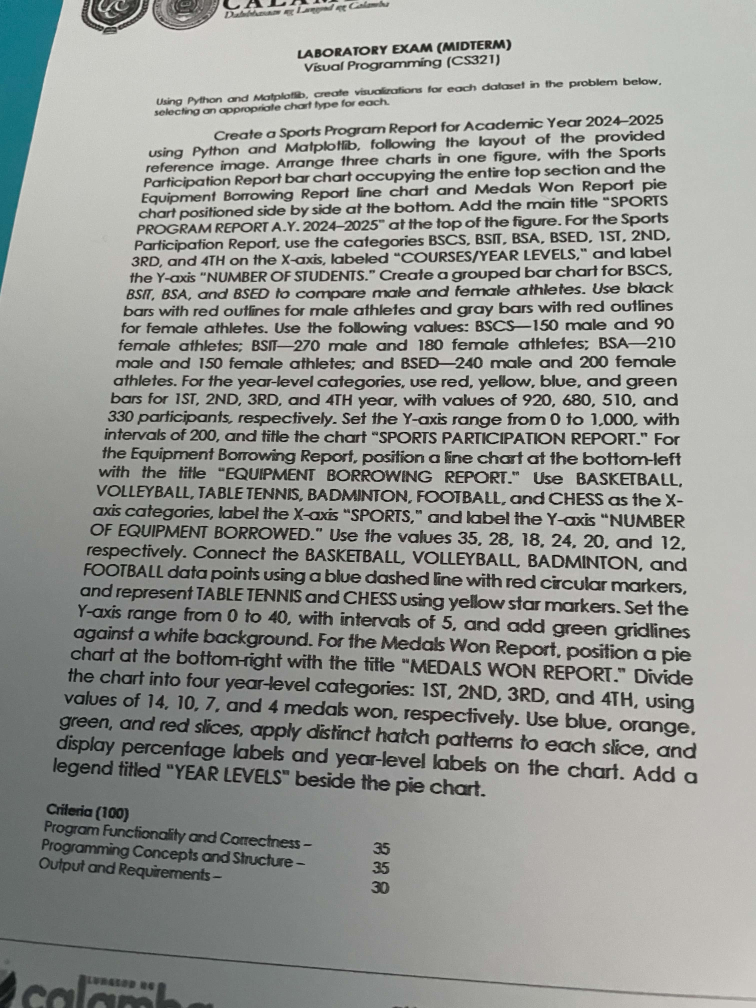
#> input picture uploads/129b2cb9c43b4314952aac7414d5b4e0.jpg, 3024 x 4032 px (shown at 1/4 size)
$ python -i preprocess.py   (imports and definitions only)
#> lines starting #> are read from the running program, lines starting #| are printed output that depends on the picture; after the words box and inside, x2 and y2 are one past the last pixel; in counts of white or black regions, pixels touching at a corner belong together
#> further down, picture is the input picture: shape (4032, 3024, 3); mean B, G, R 149.7, 153.6, 151.9
"""Image pre-processing for handwritten essay photos: brightness/contrast
normalisation, denoising, adaptive binarisation, deskew, and text-line segmentation."""
import cv2
import numpy as np


def load_image(data: bytes) -> np.ndarray:
    arr = np.frombuffer(data, np.uint8)
    img = cv2.imdecode(arr, cv2.IMREAD_COLOR)
    if img is None:
        raise ValueError("Could not decode image")
    return img


def enhance(img: np.ndarray) -> np.ndarray:
    """Return a clean binary (white background, black ink) image."""
    gray = cv2.cvtColor(img, cv2.COLOR_BGR2GRAY)
    if max(gray.shape) > 2200:  # cap size for speed
        s = 2200 / max(gray.shape)
#> s = 0.546
        gray = cv2.resize(gray, None, fx=s, fy=s, interpolation=cv2.INTER_AREA)
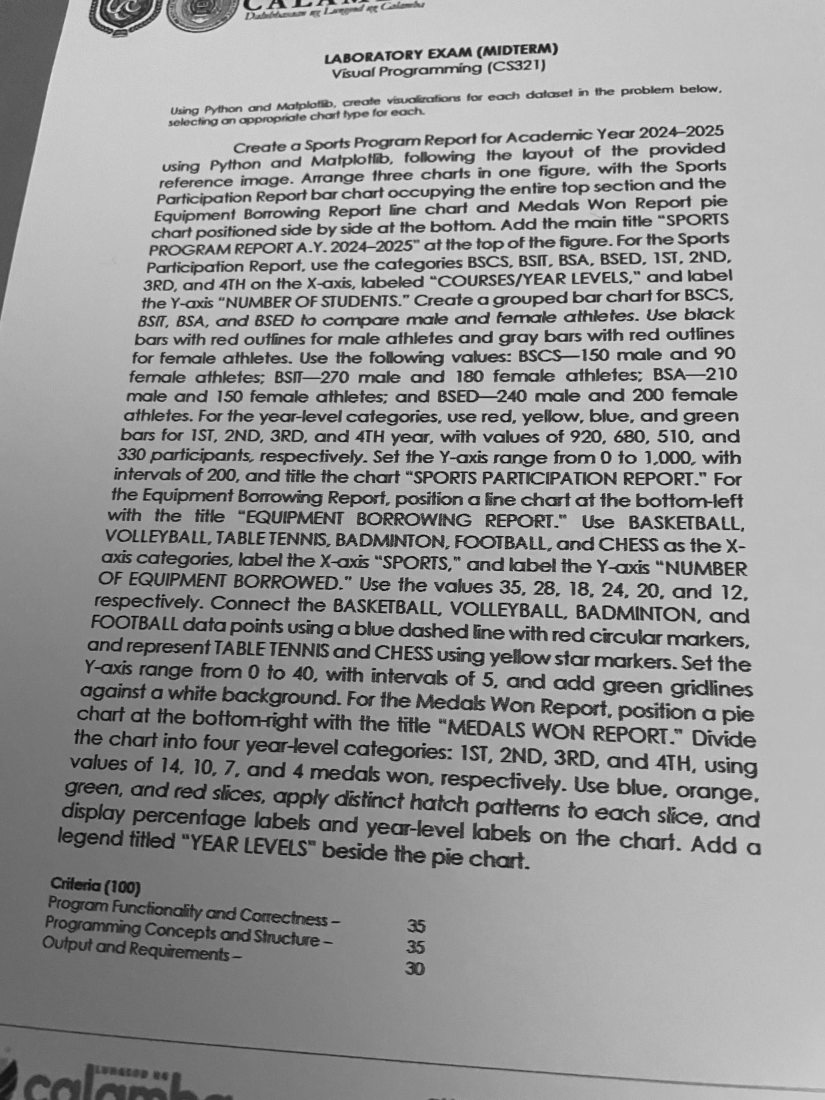
#> gray: shape (2200, 1650) (shown at 1/2 size); min 1, max 243, mean 152.6
    clahe = cv2.createCLAHE(clipLimit=2.0, tileGridSize=(8, 8))  # contrast
    gray = clahe.apply(gray)
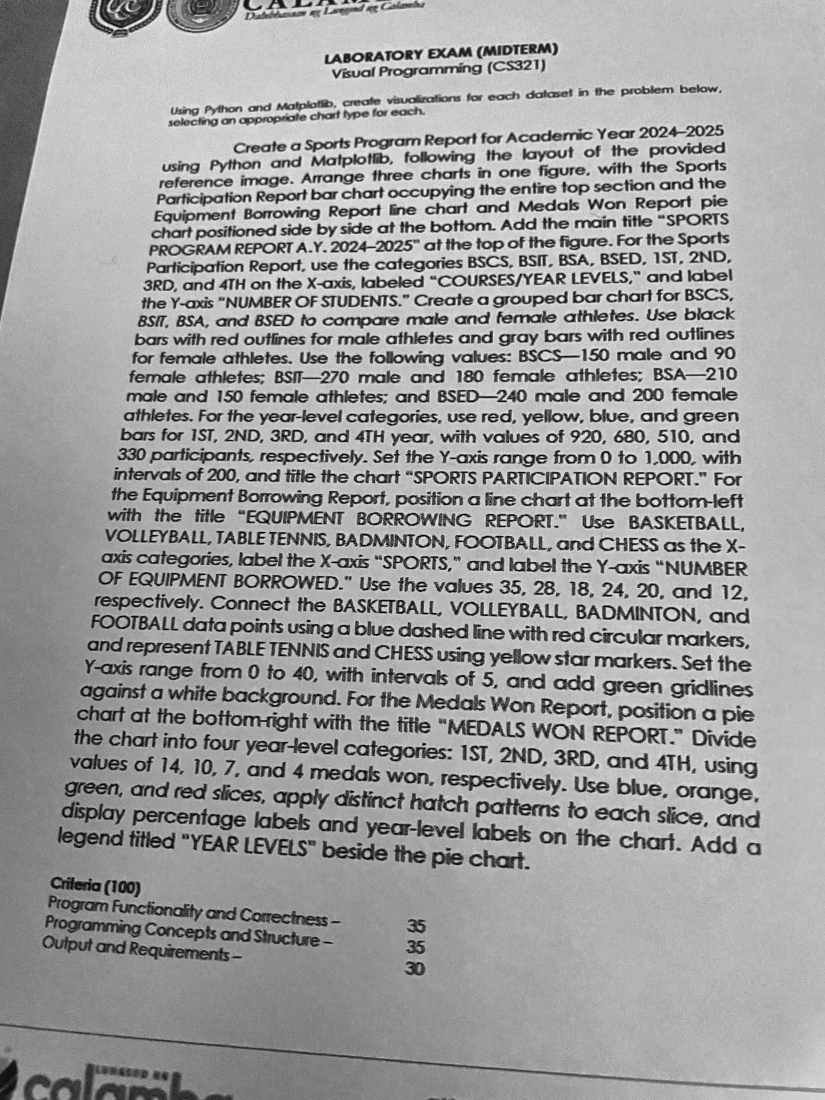
#> gray: shape (2200, 1650) (shown at 1/2 size); min 1, max 248, mean 157.9
    bg = cv2.medianBlur(gray, 51)  # remove uneven lighting
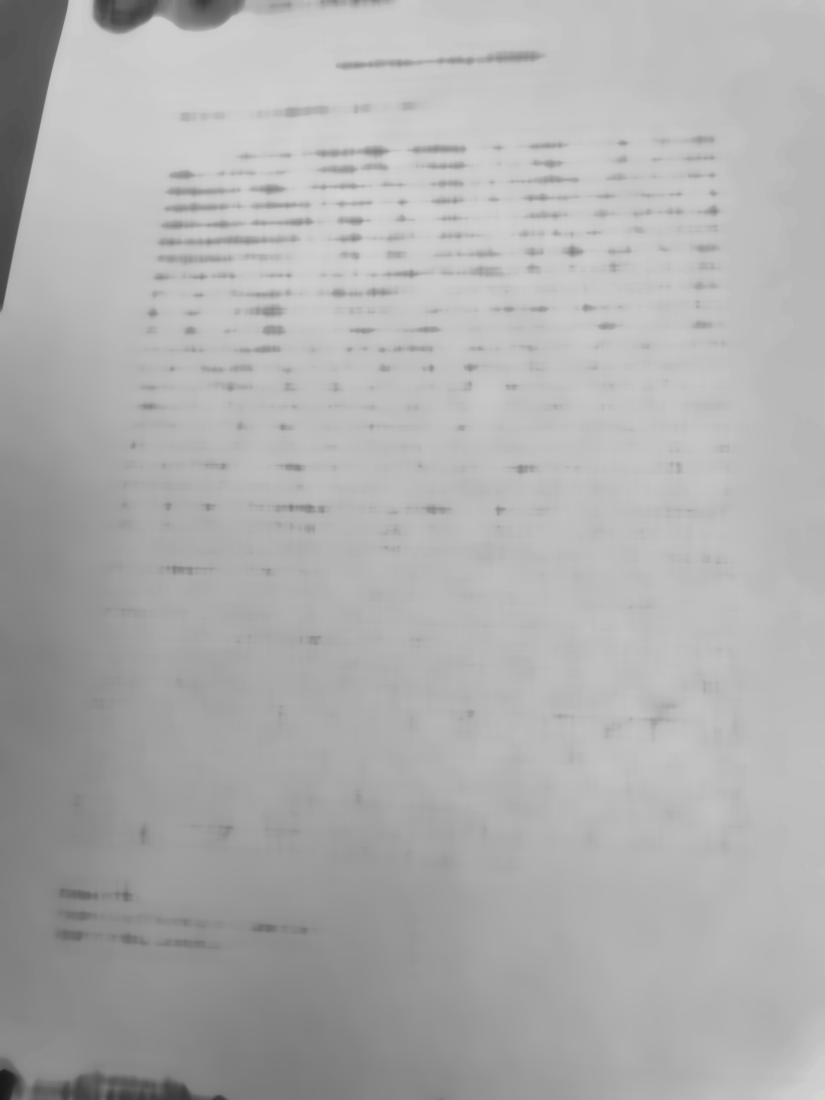
#> bg: shape (2200, 1650) (shown at 1/2 size); min 25, max 213, mean 174.6
    norm = cv2.divide(gray, bg, scale=255)
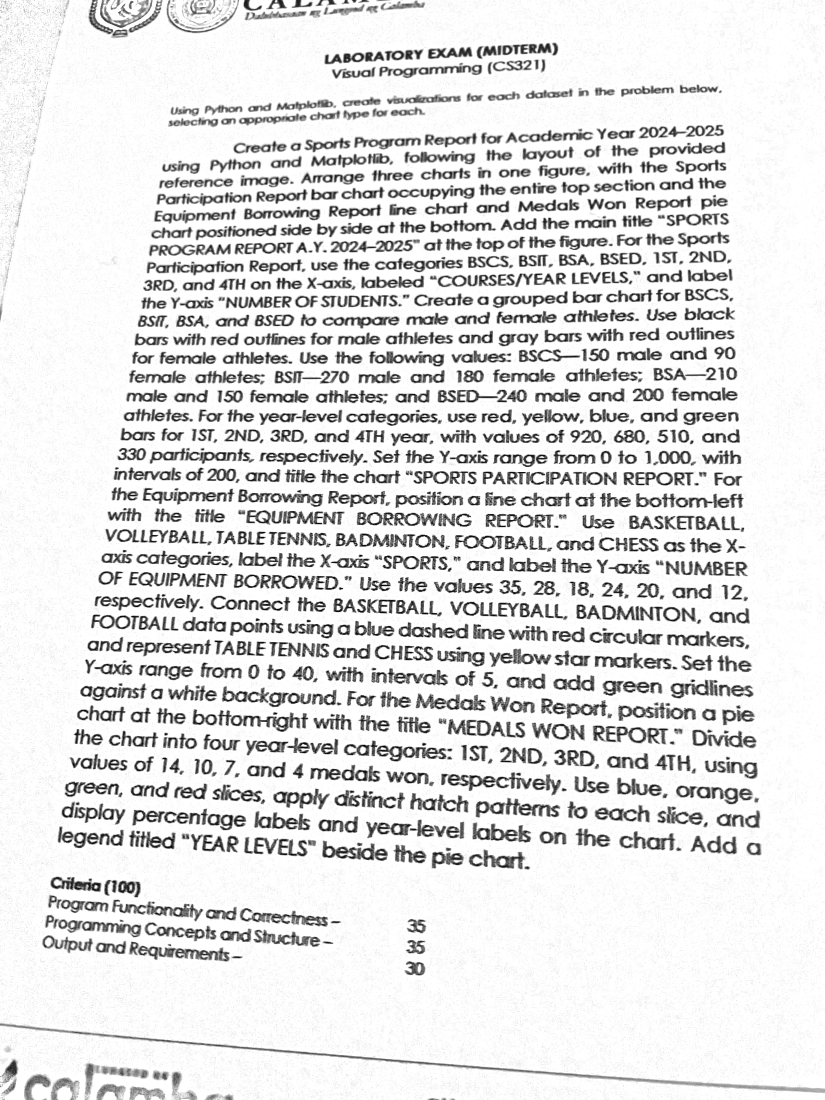
#> norm: shape (2200, 1650) (shown at 1/2 size); min 1, max 255, mean 224.8
    norm = cv2.fastNlMeansDenoising(norm, None, 10, 7, 21)
    binary = cv2.adaptiveThreshold(norm, 255, cv2.ADAPTIVE_THRESH_GAUSSIAN_C, cv2.THRESH_BINARY, 35, 15)
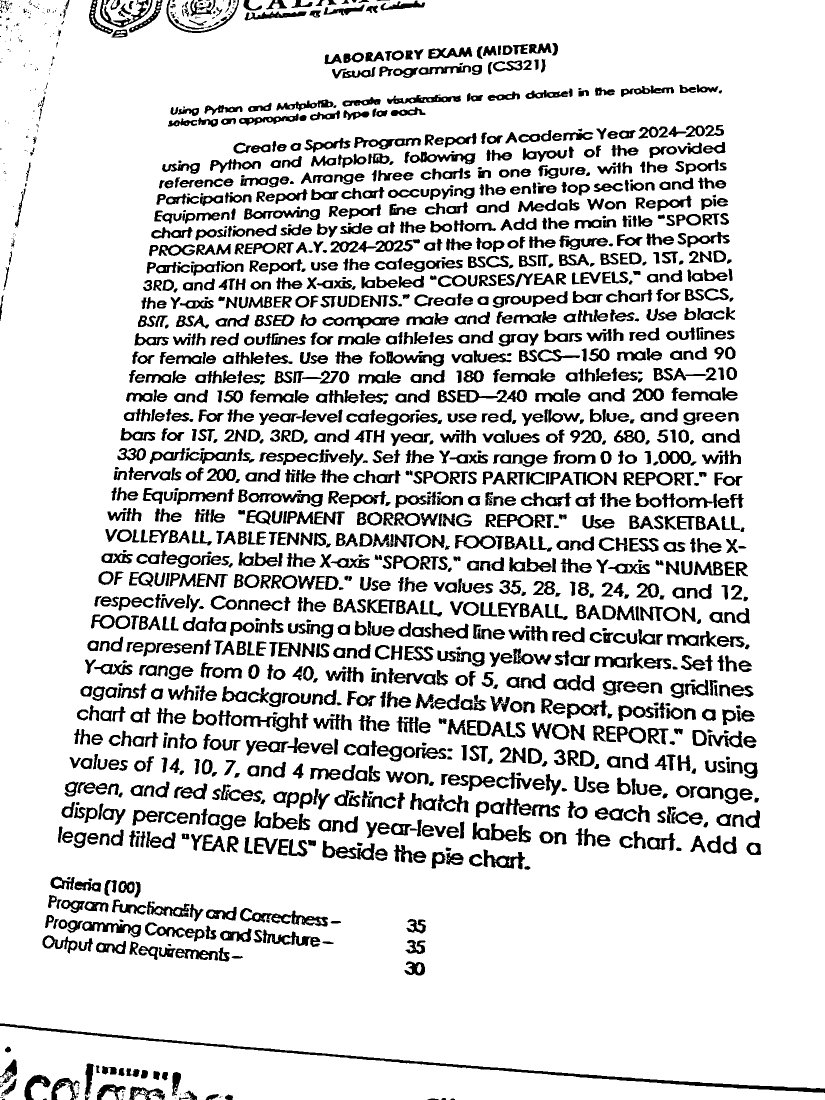
#> binary: shape (2200, 1650) (shown at 1/2 size); 84.9% white; 1800 black regions (178 under 20 px), largest, box (x1, y1, x2, y2) and area: (0, 2047, 1650, 2186) 9110, (480, 1816, 656, 1853) 2169, (645, 1681, 750, 1721) 1636
    return deskew(binary)


def deskew(binary: np.ndarray) -> np.ndarray:
    ys, xs = np.where(binary < 128)
    if len(xs) < 200:
        return binary
    coords = np.column_stack((xs, ys)).astype(np.float32)
#> coords = 546656 pairs, first value 0 to 1649, second value 0 to 2199
    angle = cv2.minAreaRect(coords)[-1]
#> angle = -90
    angle = -(90 + angle) if angle < -45 else -angle
#> angle = 0
    if abs(angle) < 0.3 or abs(angle) > 15:
        return binary
    h, w = binary.shape
    m = cv2.getRotationMatrix2D((w / 2, h / 2), angle, 1.0)
    return cv2.warpAffine(binary, m, (w, h), flags=cv2.INTER_CUBIC, borderValue=255)


def segment_lines(binary: np.ndarray, min_height: int = 12) -> list[np.ndarray]:
    """Split a page into text-line crops using horizontal projection."""
    ink = (binary < 128).astype(np.uint8)
    proj = ink.sum(axis=1)
    thresh = max(2, int(0.01 * ink.shape[1]))
    lines, start = [], None
    for y, v in enumerate(proj):
        if v > thresh and start is None:
            start = y
        elif v <= thresh and start is not None:
            if y - start >= min_height:
                lines.append(binary[max(0, start - 4): y + 4])
            start = None
    if start is not None and len(proj) - start >= min_height:
        lines.append(binary[start:])
    return lines


def cursive_score(binary: np.ndarray) -> float:
    """Heuristic 0..1: how connected/cursive the writing looks.
    Block print has many separate connected components per line; cursive has few, long ones."""
    ink = (binary < 128).astype(np.uint8)
    n, _, stats, _ = cv2.connectedComponentsWithStats(ink, connectivity=8)
    if n < 10:
        return 1.0
    widths = stats[1:, cv2.CC_STAT_WIDTH]
    heights = stats[1:, cv2.CC_STAT_HEIGHT]
    area = stats[1:, cv2.CC_STAT_AREA]
    keep = area > 15
    if keep.sum() < 10:
        return 1.0
    ratio = np.median(widths[keep] / np.maximum(heights[keep], 1))
    long_frac = float(np.mean(widths[keep] > 3.0 * np.median(heights[keep])))
    return float(min(1.0, max(0.0, 0.5 * (ratio - 1.0) / 2.0 + 0.5 * long_frac * 3)))

>>> import cv2
>>> picture = cv2.imread('../../uploads/129b2cb9c43b4314952aac7414d5b4e0.jpg')
>>> result = enhance(picture)
